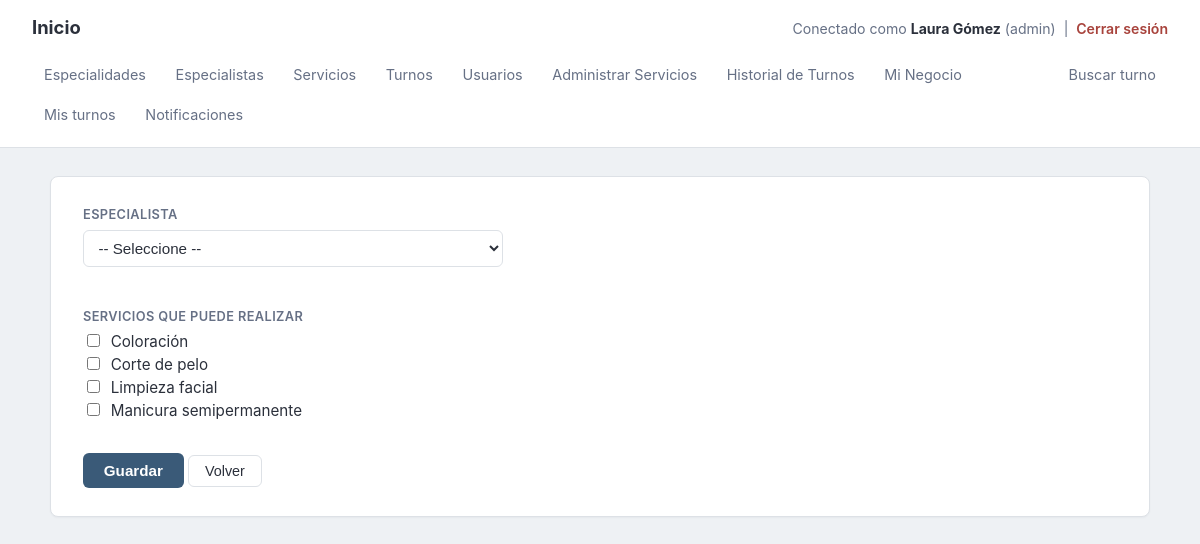
The page /especialista_servicios/alta/index.php (signed in) on the database its author committed.
### tables this page shows
CREATE TABLE servicios (id INT AUTO_INCREMENT PRIMARY KEY, negocio_id INT NOT NULL, nombre VARCHAR(150) NOT NULL, duracion_min INT NOT NULL, precio DECIMAL(10,2) NOT NULL, estado VARCHAR(50) DEFAULT 'activo', FOREIGN KEY (negocio_id) REFERENCES negocio_config (id) ON DELETE CASCADE ON UPDATE CASCADE);

### especialista_servicios/alta/index.php (the view, shortened to what this page needs)
<?php
require("../../require_admin.php");
$negocio_id = $_SESSION['usuario_negocio_id'];
$stmtS = $conexion->prepare("SELECT id, nombre FROM servicios WHERE negocio_id = ? AND estado = 'activo' ORDER BY nombre");
$stmtS->bind_param("i", $negocio_id);
$stmtS->execute();
$servicios = $stmtS->get_result();
?>
<!doctype html>
<html>
<head>
<link rel="stylesheet" href="../../estilos.css">
</head>
<body>
<?php require("../../menu_interior1.php"); ?>
<main class="container">
<form action="alta.php" method="post">
<h3>Especialista</h3>
<select name="especialista_id" id="especialista_id" required>
<option value="">-- Seleccione --</option>
</select><br>
<h3>Servicios que puede realizar</h3>
<?php while ($s = $servicios->fetch_assoc()) { ?>
<label style="display:block;">
<input type="checkbox" name="servicio_id[]" value="<?php echo $s['id']; ?>"> <?php echo htmlspecialchars($s['nombre']); ?>
</label>
<?php } ?>
<br>
<input type="submit" value="Guardar">
<button type="button" onclick="location.href='../'">Volver</button>
</form>
</main>
</body>
</html>

### estilos.css (style rules this page uses)
:root { --bg: #eef1f4; --surface: #ffffff; --text: #2b303b; --text-muted: #667085; --border: #dde1e6; --primary: #3a5a78; --primary-dark: #2c4a63; --danger: #a8433c; --radius: 6px; }
* { box-sizing: border-box; }
html, body { margin: 0; padding: 0; min-height: 100%; }
body { background: var(--bg); color: var(--text); font-family: -apple-system, BlinkMacSystemFont, "Segoe UI", Roboto, Helvetica, Arial, sans-serif; font-size: 15px; line-height: 1.5; }
main.container { max-width: 1100px; margin: 1.75rem auto; background: var(--surface); border: 1px solid var(--border); border-radius: 8px; padding: 1.75rem 2rem; box-shadow: 0 1px 2px rgba(16, 24, 40, .04); }
main.container::after { content: ""; display: table; clear: both; }
form h3 { font-size: .8rem; text-transform: uppercase; letter-spacing: .03em; color: var(--text-muted); font-weight: 600; margin: 1.1rem 0 .35rem; }
form h3:first-of-type { margin-top: 0; }
form select { display: block; width: 100%; max-width: 420px; padding: .5rem .65rem; border: 1px solid var(--border); border-radius: var(--radius); font-size: .95rem; color: var(--text); background: #fff; }
input[type="checkbox"] { accent-color: var(--primary); margin-right: .4rem; }
form label { font-size: .95rem; }
input[type="submit"] { background: var(--primary); color: #fff; border: none; padding: .55rem 1.3rem; border-radius: var(--radius); font-size: .95rem; font-weight: 600; cursor: pointer; margin-top: .5rem; }
button { background: #fff; color: var(--text); border: 1px solid var(--border); padding: .45rem 1rem; border-radius: var(--radius); font-size: .9rem; cursor: pointer; }

### rows shown on the page
servicios: nombre "Coloración"
servicios: nombre "Corte de pelo"
servicios: nombre "Limpieza facial"
servicios: nombre "Manicura semipermanente"

### other values the page prints
$_SESSION['usuario_nombre'] "Laura Gómez"
$_SESSION['usuario_rol'] "admin"
